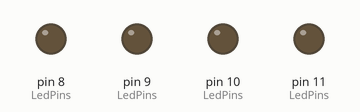
This sketch was run on a simulated Arduino Uno, built with avr-gcc and run on an emulated ATmega328P. Parts: output pins drawn as LEDs (lit = HIGH).

Above: at 0.5 s.
At 2.5 s:
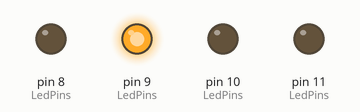
At 4.5 s:
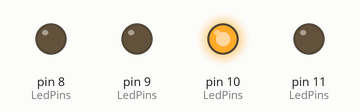
At 9.5 s:
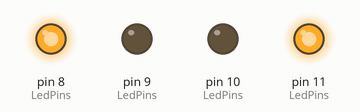
At 14.5 s:
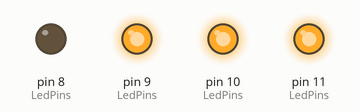
At 19.5 s:
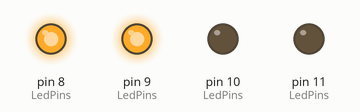
Timing chart, 0 to 20.8 s (numbered marks = the images above):
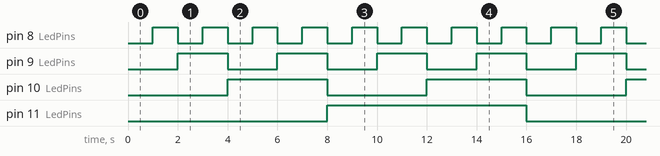

Measured:
- by itself, pin 8 (LedPins): alternates HIGH for 1.0 s and LOW for 1.0 s
- by itself, pin 9 (LedPins): alternates HIGH for 2.0 s and LOW for 2.0 s
- by itself, pin 10 (LedPins): alternates HIGH for 4.0 s and LOW for 4.0 s
- by itself, pin 11 (LedPins): alternates HIGH for 8.0 s and LOW for 8.0 s

The sketch:

prog_binary_1.ino
```cpp
int y=8;
int b=9;
int g=10;
int r=11;

const int LedPins[]={y,b,g,r};
const int NumLeds=4;

void setup(){
  for(int i=0;i<NumLeds;i++){
    pinMode(LedPins[i],OUTPUT);
  }

}


void loop(){
  for (int BinaryNum=0;BinaryNum<16;BinaryNum++){
    for (int bit=0;bit<NumLeds;bit++){

      digitalWrite(LedPins[bit],(BinaryNum>>bit) & 1);

    }
    delay(1000);

  }


}
```
